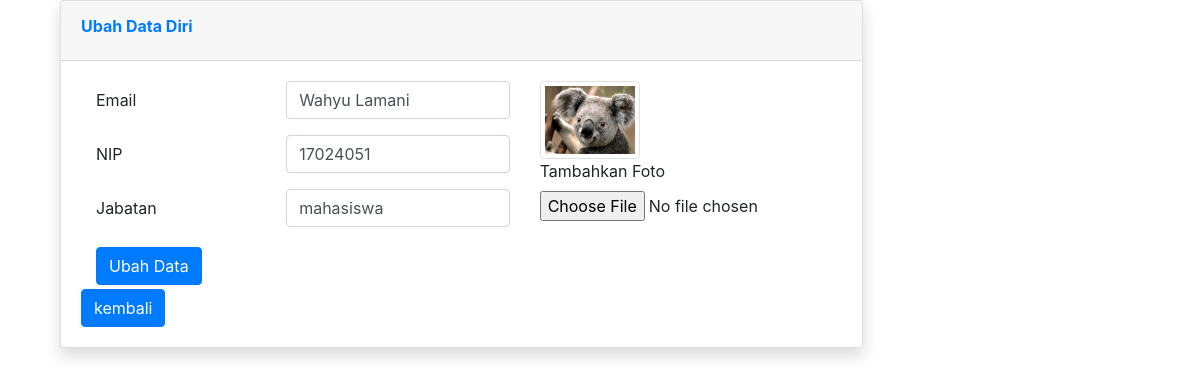
/ubah.php?id=9 (signed in), run on the app's committed database.
### tables this page shows
CREATE TABLE `pegawai` (
  `id_pegawai` int(4) NOT NULL,
  `nama` varchar(52) NOT NULL,
  `nip` varchar(18) NOT NULL,
  `password` varchar(256) NOT NULL,
  `jabatan` varchar(52) NOT NULL,
  `gambar` varchar(255) NOT NULL
);

### functions.php (called while the page is built, shortened)
<?php
$koneksi = mysqli_connect("localhost", "root", "", "journal");
function query($query)
{
    global $koneksi;
    $result = mysqli_query($koneksi, $query);
    $rows = [];
    while ($baris = mysqli_fetch_assoc($result)) {
        $rows[] = $baris;
    }
    return $rows;
}

### ubah.php (the view, shortened to what this page needs)
<?php
include 'template/header.php';
require 'functions.php';
$id = $_GET['id'];
$data = query("SELECT * FROM pegawai WHERE id_pegawai = $id")[0];
?>
<div class="container">
    <div class="col-lg-9 mb-2">
        <div class="card shadow mb-4">
            <div class="card-header py-3">
                <h6 class="font-weight-bold text-primary">Ubah Data Diri</h6>
            </div>
            <div class="card-body">
                <form action="" method="POST" enctype="multipart/form-data">
                    <div class="container">
                        <div class="row">
                            <div class="col-sm-3">
                                <div class="form-group">
                                    <label for="inputEmail3" class=" col-form-label">Email</label>
                                </div>
                                <div class="form-group">
                                    <label for="inputEmail3" class=" col-form-label">NIP</label>
                                </div>
                                <div class="form-group">
                                    <label for="inputEmail3" class=" col-form-label">Jabatan</label>
                                </div>
                            </div>
                            <div class="col-sm-4">
                                <div class="form-group">
                                    <input type="text" name="nama" class="form-control" id="inputEmail3" value="<?= $data['nama']; ?>">
                                </div>
                                <div class="form-group">
                                    <input type="text" name="nip" class="form-control" id="inputEmail3" value="<?= $data['nip']; ?>">
                                </div>
                                <div class="form-group">
                                    <input type="text" name="jabatan" class="form-control" id="inputEmail3" value="<?= $data['jabatan']; ?>">
                                </div>
                            </div>
                            <div class="col-sm-5">
                                <img src="img/<?= $data['gambar']; ?>" alt="..." width="100" class="img-thumbnail">
                                <div class="form-group">
                                    <label for="exampleFormControlFile1">Tambahkan Foto</label>
                                    <input type="file" name="gambar" class="form-control-file" id="exampleFormControlFile1">
                                </div>
                            </div>
                        </div>
                        <button type="submit" name="ubah" class="btn btn-primary my-1">Ubah Data</button>
                    </div>
                </form>
                <a href="index.php" class="btn btn-primary">kembali</a>
            </div>
        </div>
    </div>
</div>

### data on the page
pegawai: nama "Wahyu Lamani", nip "17024051", jabatan "mahasiswa"
